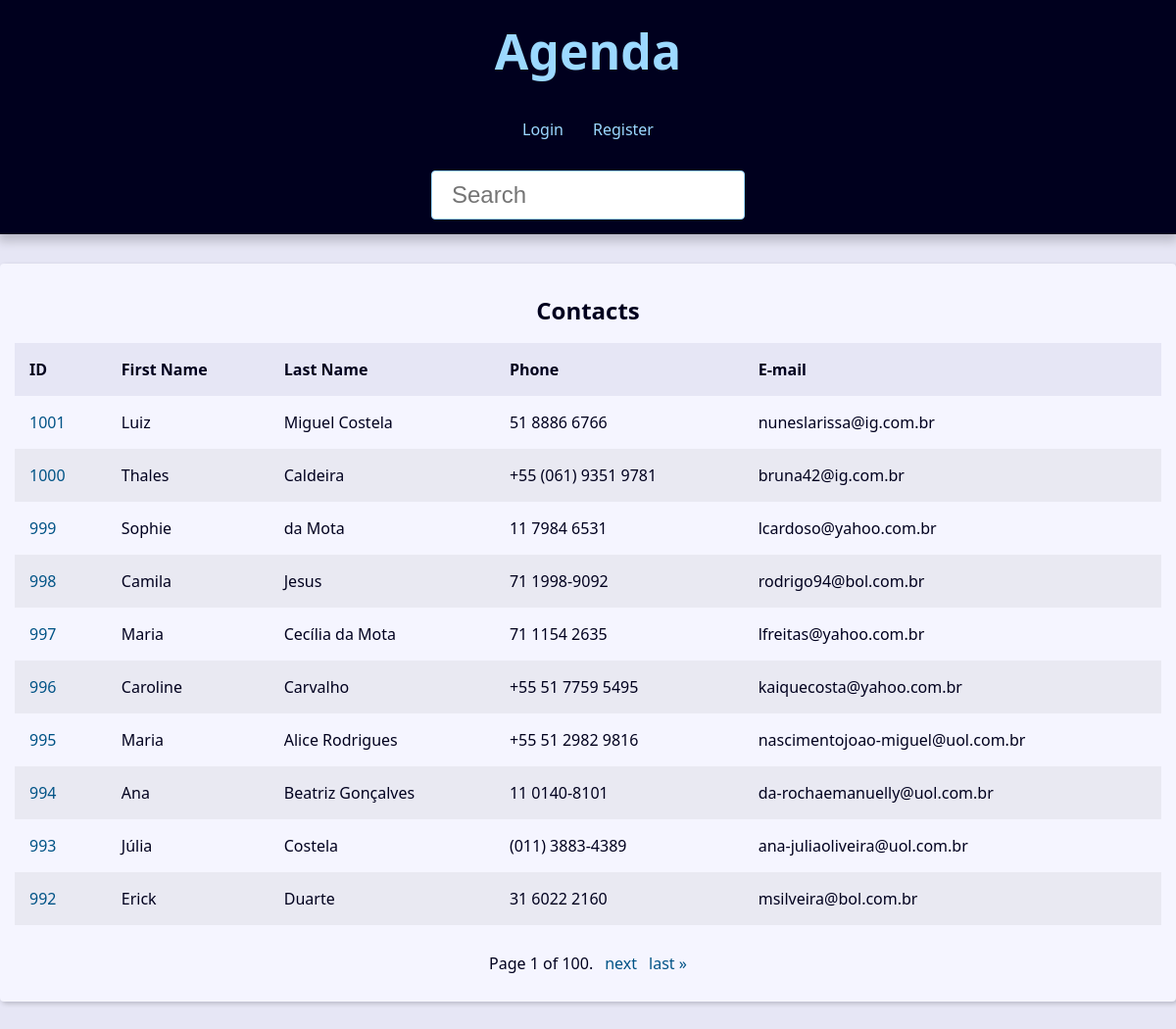
The page / on the database its author committed.
### contact/models.py (models this page shows, shortened)
class Contact(models.Model):
    first_name = models.CharField(max_length=50)
    last_name = models.CharField(max_length=50, blank=True)
    phone = models.CharField(max_length=50)
    email = models.EmailField(max_length=254, blank=True)
    created_date = models.DateTimeField(default=timezone.now)
    description = models.TextField(blank=True)
    show = models.BooleanField(default=True)
    picture = models.ImageField(blank=True, upload_to='pictures/%Y/%m/')
    category = models.ForeignKey(
        Category,
        on_delete=models.SET_NULL,
        blank=True, null=True
    )
    owner = models.ForeignKey(
        User,
        on_delete=models.SET_NULL,
        blank=True, null=True
    )

### contact/views/contact_views.py (the view)
# urls.py: path('', views.index, name='index'),
def index(request):
    contacts = Contact.objects \
        .filter(show=True)\
        .order_by('-id')
    paginator = Paginator(contacts, 10)
    page_number = request.GET.get("page")
    page_obj = paginator.get_page(page_number)
    context = {
        'page_obj': page_obj,
        'site_title': 'Contatos - '
    }
    return render(
        request,
        'contact/index.html',
        context
    )

### contact/templates/contact/index.html
{% extends 'global/base.html' %}
{% block content %}
  {% if page_obj %}
    <div class="responsive-table">
      <table class="contacts-table">
        <caption class="table-caption ">
          Contacts
        </caption>
        <thead>
          <tr class="table-row table-row-header">
            <th class="table-header">ID</th>
            <th class="table-header">First Name</th>
            <th class="table-header">Last Name</th>
            <th class="table-header">Phone</th>
            <th class="table-header">E-mail</th>
          </tr>
        </thead>
        <tbody>
          {% for contact in page_obj %}
            <tr class="table-row">
              <td class="table-cel">
                <a
                  class="table-link"
                  href="{% url 'contact:contact' contact.id %}"
                >
                  {{ contact.id }}
                </a>
              </td>
              <td class="table-cel">
                {{ contact.first_name }}
              </td>
              <td class="table-cel">
                {{ contact.last_name }}
              </td>
              <td class="table-cel">
                {{ contact.phone }}
              </td>
              <td class="table-cel">
                {{ contact.email }}
              </td>
            </tr>
          {% endfor %}
        </tbody>
      </table>
    </div>
  {% else %}
    <div class="single-contact">
      <h1 class="single-contact-name">
        Nenhum contato encontrado.
      </h1>
    </div>
  {% endif %}
{% endblock content %}

### base_templates/global/base.html (shortened to what this page needs)
<!DOCTYPE html>
<html lang="pt-BR">
<head>
</head>
<body>
  {% include 'global/partials/_header.html' %}
  <main class="content">
    {% block content %}{% endblock content %}
    {% include 'global/partials/_pagination.html' %}
  </main>
</body>
</html>

### base_templates/global/partials/_header.html
<header class="header">
  <h1 class="header-heading">
    <a href="{% url 'contact:index' %}" class="header-link">
      Agenda
    </a>
  </h1>
  <nav class="menu">
    <ul class="menu-list">
      {% if user.is_authenticated %}
        <li class="menu-item">
          <a href="{% url 'contact:create' %}" class="menu-link">Create</a>
        </li>
        <li class="menu-item">
          <a href="{% url 'contact:user_update' %}" class="menu-link">Profile</a>
        </li>
        <li class="menu-item">
          <a href="{% url 'contact:logout' %}" class="menu-link">Logout</a>
        </li>
      {% else %}
        <li class="menu-item">
          <a href="{% url 'contact:login' %}" class="menu-link">Login</a>
        </li>
        <li class="menu-item">
          <a href="{% url 'contact:register' %}" class="menu-link">Register</a>
        </li>
      {% endif %}
    </ul>
  </nav>
  <div class="search">
    <form
      action="{% url 'contact:search' %}"
      method="GET"
    >
      <input
        type="search"
        class="search-input"
        placeholder="Search"
        id="search"
        name="q"
        value="{{ request.GET.q.strip }}"
      >
    </form>
  </div>
</header>

### base_templates/global/partials/_pagination.html (shortened to what this page needs)
{% if page_obj %}
  <div class="pagination">
    <span class="step-links">
        <span class="current">
            Page {{ page_obj.number }} of {{ page_obj.paginator.num_pages }}.
        </span>
        {% if page_obj.has_next %}
            <a href="?page={{ page_obj.next_page_number }}&q={{ request.GET.q.strip }}">next</a>
            <a href="?page={{ page_obj.paginator.num_pages }}&q={{ request.GET.q.strip }}">last &raquo;</a>
        {% endif %}
    </span>
  </div>
{% endif %}

### base_templates/global/base.html (style rules this page uses)
:root { --spacing: 1.5rem; --link-dark-color: rgb(0, 83, 134); --link-light-color: rgb(156, 217, 255); --clr-white: rgb(245, 245, 255); --clr-black: rgb(0, 0, 30); --clr-light-gray: rgb(230, 230, 245); --clr-dark-shadow-5: rgba(0, 0, 10, 5%); --clr-dark-shadow-10: rgba(0, 0, 10, 10%); --clr-dark-shadow-20: rgba(0, 0, 10, 20%); --clr-light-shadow-5: rgba(200, 200, 255, 5%); --clr-light-shadow-10: rgba(200, 200, 255, 10%); --clr-light-shadow-20: rgba(200, 200, 255, 20%); --main-page-width: 120rem; --table-min-width: 60rem; --biggest-font-size: 5rem; --bigger-font-size: 4rem; --big-font-size: 3.2rem; --medium-font-size: 2.4rem; --small-font-size: 1.6rem; --smaller-font-size: 1.4rem; --smallest-font-size: 1.2rem; --transition-fast: 300ms; --transition-medium: 600ms; --transition-slow: 1s; --default-border-radius: 4px; }
*, *::before, *::after { margin: 0; padding: 0; box-sizing: border-box; }
html { font-size: 62.5%; }
body { font-family: system-ui, -apple-system, BlinkMacSystemFont, 'Segoe UI', Roboto, Oxygen, Ubuntu, Cantarell, 'Open Sans', 'Helvetica Neue', sans-serif; line-height: 1.5; font-size: var(--small-font-size); color: var(--clr-black); -webkit-font-smoothing: antialiased; background: var(--clr-light-gray); }
.header { background: var(--clr-black); padding: var(--spacing); box-shadow: 0 5px 10px 2px var(--clr-dark-shadow-20); z-index: 1; position: relative; }
.header-heading { font-size: var(--biggest-font-size); text-align: center; }
.header-link { color: var(--link-light-color); text-decoration: none; transition: filter var(--transition-fast) ease-in-out; }
.menu { margin: var(--spacing); }
.menu-list { list-style: none; display: flex; justify-content: center; flex-flow: row wrap; }
.menu-link { display: block; padding: var(--spacing); color: var(--link-light-color); text-decoration: none; transition: background-color var(--transition-fast) ease-in-out; border-radius: var(--default-border-radius); }
.content { max-width: var(--main-page-width); margin: calc(var(--spacing) * 2) auto; padding: var(--spacing); background: var(--clr-white); box-shadow: 2px 2px 5px var(--clr-dark-shadow-20); border-radius: var(--default-border-radius); }
.responsive-table { width: 100%; overflow-x: auto; }
.contacts-table { width: 100%; min-width: var(--table-min-width); border-collapse: collapse; }
.table-caption { font-size: var(--medium-font-size); font-weight: bold; padding: var(--spacing); }
.table-row { text-align: left; text-overflow: ellipsis; transition: background-color var(--transition-fast) ease-in-out; }
.table-row:nth-of-type(2n) { background: var(--clr-dark-shadow-5); }
.table-row-header { background: var(--clr-light-gray); color: var(--clr-black); }
.table-cel, .table-header { padding: var(--spacing); }
.table-link { color: var(--link-dark-color); transition: color var(--transition-fast) ease-in-out; text-decoration: none; }
.pagination { margin-top: var(--spacing); display: flex; justify-content: center; padding: calc(var(--spacing) * 0.8); font-size: var(--small-font-size); }
.pagination .step-links { display: flex; gap: calc(var(--spacing) * 0.8); }
.pagination .step-links a { color: var(--link-dark-color); transition: color var(--transition-fast) ease-in-out; text-decoration: none; display: block; }
.search { display: flex; justify-content: center; }
.search-input { font-size: var(--medium-font-size); padding: 1rem 2rem; width: 100%; max-width: 32rem; border-radius: var(--default-border-radius); border: 1px solid var(--link-light-color); }

### rows shown on the page
Contact: id "1001", first_name "Luiz", last_name "Miguel Costela", phone "51 8886 6766", email "nuneslarissa@ig.com.br"
Contact: id "1000", first_name "Thales", last_name "Caldeira", phone "+55 (061) 9351 9781", email "bruna42@ig.com.br"
Contact: id "999", first_name "Sophie", last_name "da Mota", phone "11 7984 6531", email "lcardoso@yahoo.com.br"
Contact: id "998", first_name "Camila", last_name "Jesus", phone "71 1998-9092", email "rodrigo94@bol.com.br"
Contact: id "997", first_name "Maria", last_name "Cecília da Mota", phone "71 1154 2635", email "lfreitas@yahoo.com.br"
Contact: id "996", first_name "Caroline", last_name "Carvalho", phone "+55 51 7759 5495", email "kaiquecosta@yahoo.com.br"
Contact: id "995", first_name "Maria", last_name "Alice Rodrigues", phone "+55 51 2982 9816", email "nascimentojoao-miguel@uol.com.br"
Contact: id "994", first_name "Ana", last_name "Beatriz Gonçalves", phone "11 0140-8101", email "da-rochaemanuelly@uol.com.br"
Contact: id "993", first_name "Júlia", last_name "Costela", phone "(011) 3883-4389", email "ana-juliaoliveira@uol.com.br"
Contact: id "992", first_name "Erick", last_name "Duarte", phone "31 6022 2160", email "msilveira@bol.com.br"

### other values the page prints
{{ page_obj.number }} "1"
{{ page_obj.paginator.num_pages }} "100"
